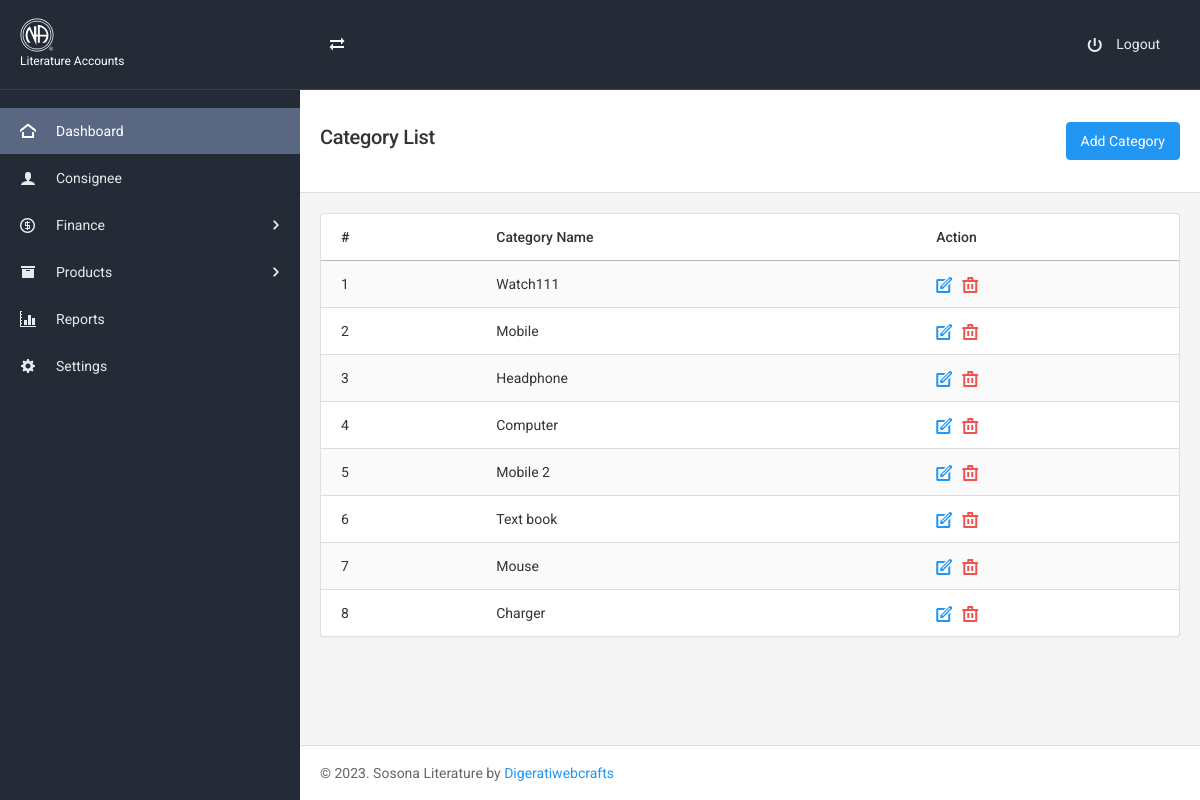
/categories.php (signed in), run on an earlier commit of the app's database.
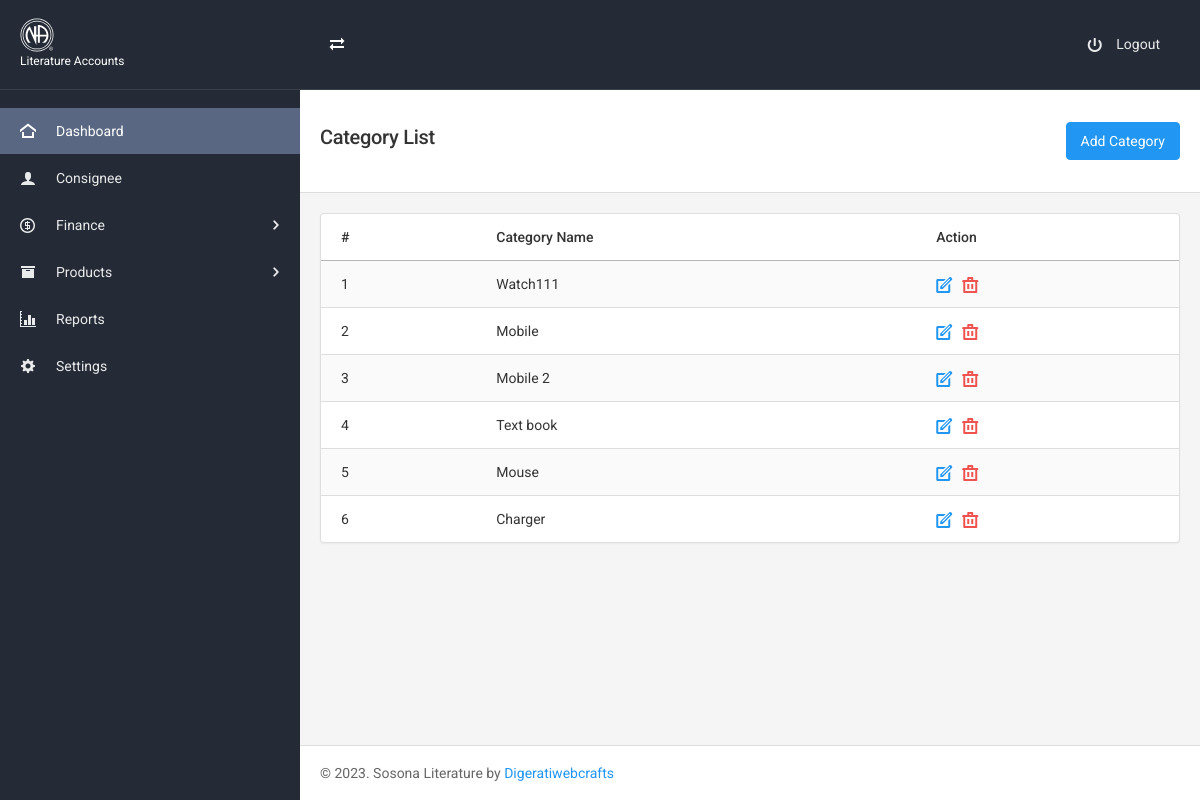
And on a later commit of the database.
### tables this page shows
CREATE TABLE `product_category` (
  `id` int(11) NOT NULL,
  `category_name` varchar(255) NOT NULL
);

### categories.php (the view, shortened to what this page needs)
<?php
include "includes/header.php";
?>
<?php
include "includes/top-navbar.php";
 ?>
<div class="page-content">
    <?php
    include "includes/left-sidebar.php";
     ?>
    <div class="content-wrapper">
        <div class="content-inner">
            <div class="page-header page-header-light">
                <div class="page-header-content header-elements-lg-inline">
                    <div class="page-title d-flex w-100">
                        <h4 class="mr-auto"><span class="font-weight-semibold">Category List</span></h4>
                        <a href="categories-add-edit.php" class="btn btn-primary">Add Category</a>
                    </div>
                </div>
            </div>
            <div class="content">
            <div class="card">
              <div class="table-responsive">
                <table class="table table-striped">
                  <thead>
                    <tr>
                      <th>#</th>
                      <th>Category Name</th>
                      <th>Action</th>
                    </tr>
                  </thead>
                  <tbody>
                    <?php
                      $sel="SELECT * FROM product_category";
                      $counter = 0;
                      $rs=$conn->query($sel);
                      while($row=$rs->fetch_assoc()){
                    ?>
                    <tr>
                      <td><?php echo ++$counter; ?></td>
                      <td><?php echo $row['category_name'];?></td>
                      <td>
                        <div class="list-icons">
                          <a href="categories-add-edit.php?id=<?php echo $row['id'];?>" class="list-icons-item text-primary"><i class="icon-pencil7"></i></a>
                          <a href="#" data-toggle="modal" data-target="#confirmDeletet<?php echo $row['id'] ?>" class="list-icons-item text-danger"><i class="icon-trash"></i></a>
                        </div>
                      </td>
                    </tr>
                    <?php
                    }
                    ?>
                  </tbody>
                </table>
              </div>
            </div>
            </div>
<?php include "includes/footer.php"; ?>

What changed in the data, as far as the page shows it:
removed product_category: category_name "Headphone"
removed product_category: category_name "Computer"
